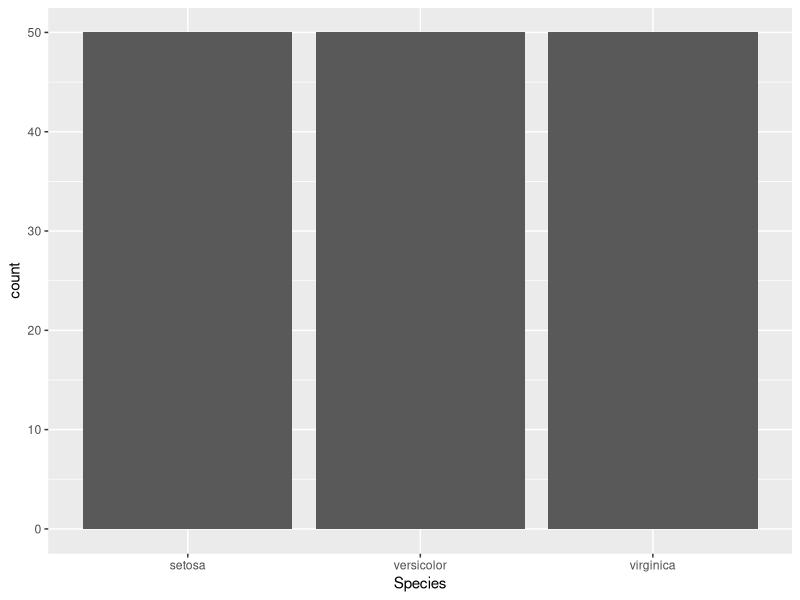
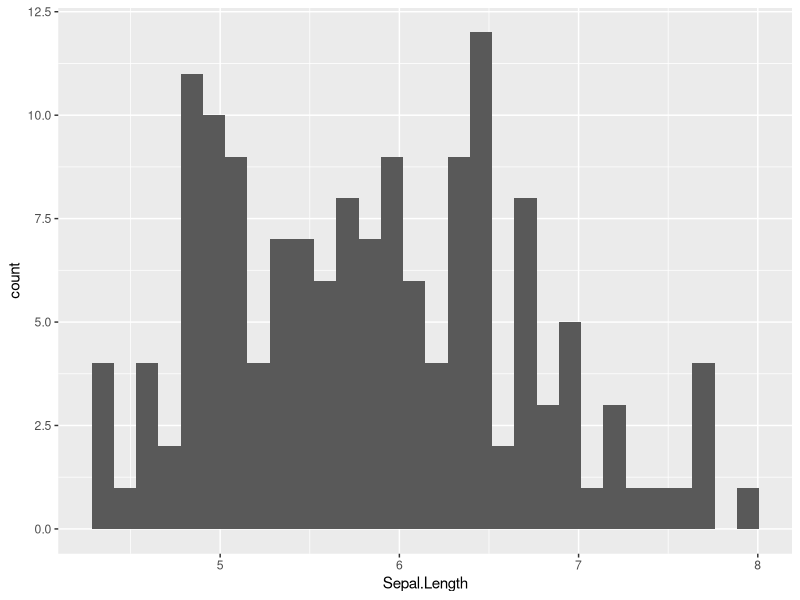
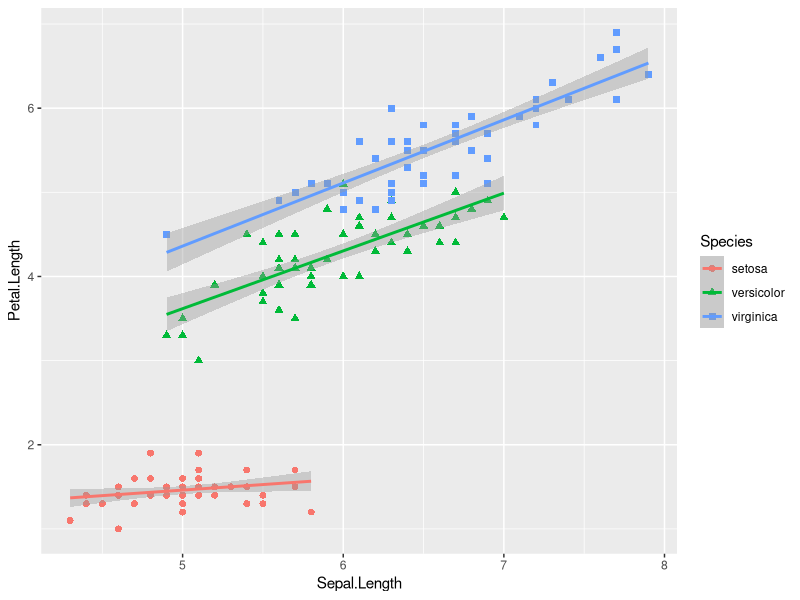
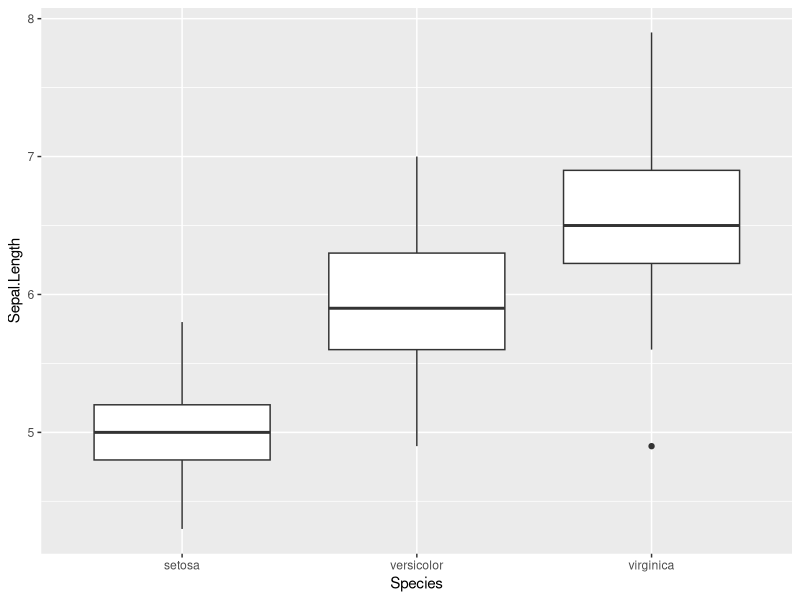
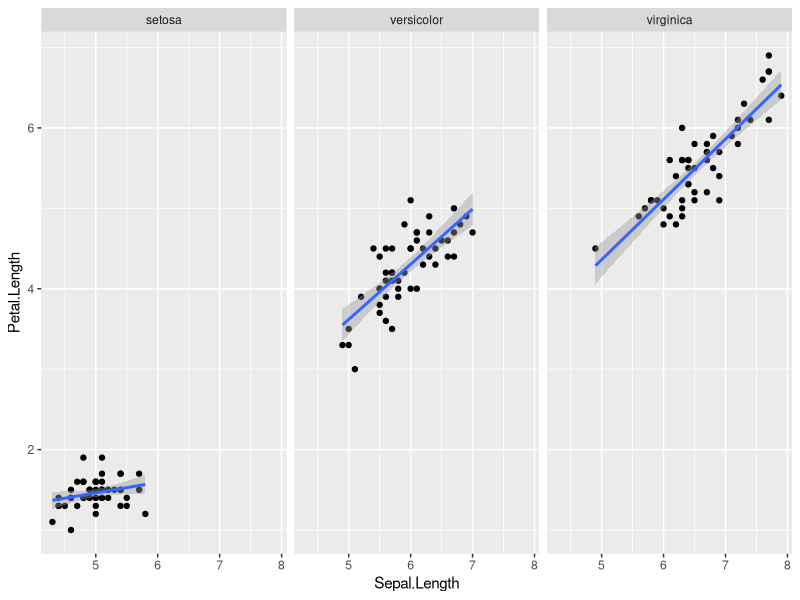
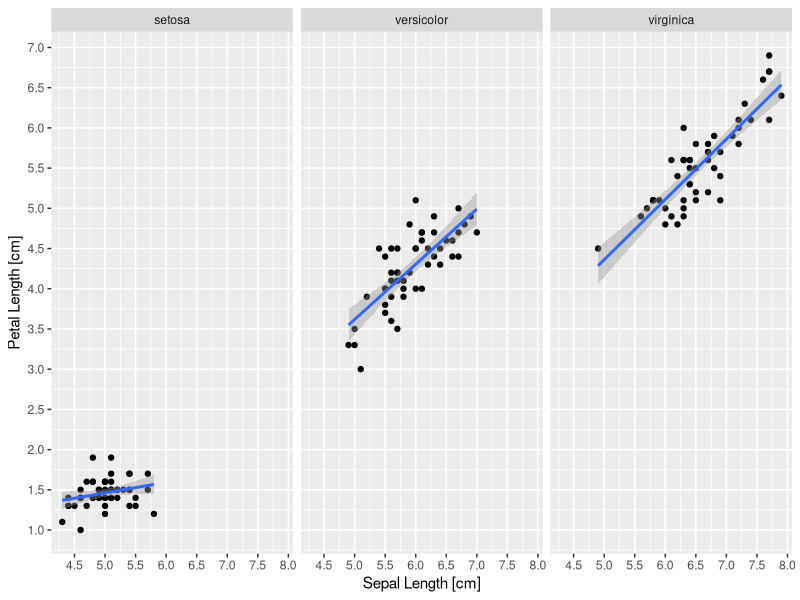
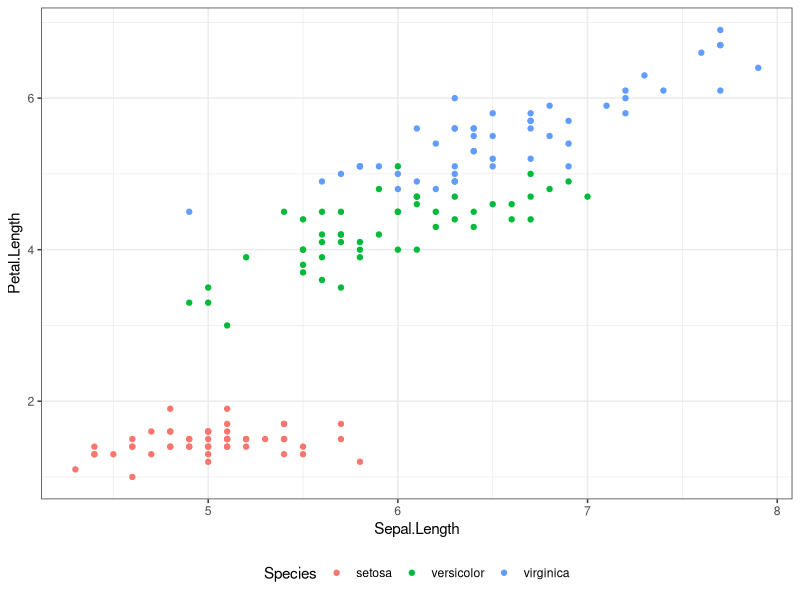
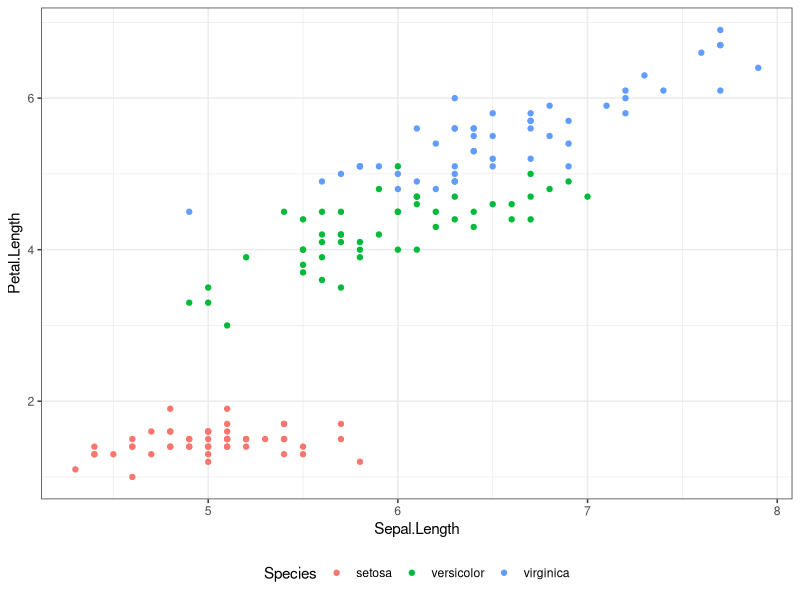

Write R code to recreate these figures, in order.
## ---- chunk 1
knitr::opts_chunk$set(echo = TRUE)
## ---- chunk 2
suppressPackageStartupMessages(library(ggplot2))
suppressPackageStartupMessages(library(dplyr))
data(iris)
tbl_df (iris)
## ---- chunk 3
g <- ggplot (data = iris, aes(x = Species))
g <- g + geom_bar()
g
## ---- chunk 4
g <- ggplot (data = iris, aes(x = Sepal.Length))
g <- g + geom_histogram()
g
## ---- chunk 5
g <- ggplot (iris, aes(x = Sepal.Length, y = Petal.Length, color = Species, shape = Species))
g <- g + geom_point(size = 2)
g <- g + geom_smooth(method = "lm")
g
## ---- chunk 6
g <- ggplot (iris, aes(x = Species, y = Sepal.Length))
g <- g + geom_boxplot()
g
## ---- chunk 7
g <- ggplot (iris, aes(x = Sepal.Length, y = Petal.Length))
g <- g + geom_point()
g <- g + geom_smooth(method = "lm")
g <- g + facet_grid(. ~ Species)
g
## ---- chunk 8
g <- ggplot (iris, aes(x = Sepal.Length, y = Petal.Length))
g <- g + geom_point()
g <- g + geom_smooth(method = "lm")
g <- g + facet_grid(. ~ Species)
g <- g + xlab ("Sepal Length [cm]")
g <- g + ylab ("Petal Length [cm]")
g <- g + scale_x_continuous(breaks = seq(4, 8, .5))
g <- g + scale_y_continuous(breaks = seq(0, 7, .5))
g
## ---- chunk 9
g <- ggplot (iris, aes(x = Sepal.Length, y = Petal.Length, color = Species))
g <- g + geom_point()
g <- g + theme_bw()
g <- g + theme(legend.position = "bottom")
g
## ---- chunk 10
ggsave(filename = "my_first_ggplot.png", plot = g, height = 20, width = 20, units = "cm", dpi = 300)
